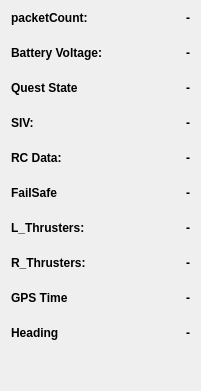
   <widget class="QWidget" name="formLayoutWidget">
    <property name="geometry">
     <rect>
      <x>845</x>
      <y>50</y>
      <width>201</width>
      <height>391</height>
     </rect>
    </property>
    <layout class="QFormLayout" name="formLayout">
     <property name="horizontalSpacing">
      <number>30</number>
     </property>
     <property name="verticalSpacing">
      <number>21</number>
     </property>
     <item row="0" column="0">
      <widget class="QLabel" name="Yaw">
       <property name="font">
        <font>
         <bold>true</bold>
        </font>
       </property>
       <property name="text">
        <string>packetCount:</string>
       </property>
      </widget>
     </item>
     <item row="0" column="1">
      <widget class="QLabel" name="packetCount">
       <property name="font">
        <font>
         <bold>true</bold>
        </font>
       </property>
       <property name="text">
        <string>-</string>
       </property>
       <property name="alignment">
        <set>Qt::AlignmentFlag::AlignRight|Qt::AlignmentFlag::AlignTrailing|Qt::AlignmentFlag::AlignVCenter</set>
       </property>
      </widget>
     </item>
     <item row="1" column="0">
      <widget class="QLabel" name="label_35">
       <property name="font">
        <font>
         <bold>true</bold>
        </font>
       </property>
       <property name="text">
        <string>Battery Voltage:</string>
       </property>
      </widget>
     </item>
     <item row="1" column="1">
      <widget class="QLabel" name="batteryVoltage">
       <property name="font">
        <font>
         <bold>true</bold>
        </font>
       </property>
       <property name="text">
        <string>-</string>
       </property>
       <property name="alignment">
        <set>Qt::AlignmentFlag::AlignRight|Qt::AlignmentFlag::AlignTrailing|Qt::AlignmentFlag::AlignVCenter</set>
       </property>
      </widget>
     </item>
     <item row="2" column="0">
      <widget class="QLabel" name="label_34">
       <property name="font">
        <font>
         <bold>true</bold>
        </font>
       </property>
       <property name="text">
        <string>Quest State</string>
       </property>
      </widget>
     </item>
     <item row="2" column="1">
      <widget class="QLabel" name="stageState">
       <property name="font">
        <font>
         <bold>true</bold>
        </font>
       </property>
       <property name="text">
        <string>-</string>
       </property>
       <property name="alignment">
        <set>Qt::AlignmentFlag::AlignRight|Qt::AlignmentFlag::AlignTrailing|Qt::AlignmentFlag::AlignVCenter</set>
       </property>
      </widget>
     </item>
     <item row="3" column="0">
      <widget class="QLabel" name="Voltage">
       <property name="font">
        <font>
         <bold>true</bold>
        </font>
       </property>
       <property name="text">
        <string>SIV:</string>
       </property>
      </widget>
     </item>
     <item row="3" column="1">
      <widget class="QLabel" name="SIV_Data">
       <property name="font">
        <font>
         <bold>true</bold>
        </font>
       </property>
       <property name="text">
        <string>-</string>
       </property>
       <property name="alignment">
        <set>Qt::AlignmentFlag::AlignRight|Qt::AlignmentFlag::AlignTrailing|Qt::AlignmentFlag::AlignVCenter</set>
       </property>
      </widget>
     </item>
     <item row="4" column="0">
      <widget class="QLabel" name="SicaklikLabel">
       <property name="font">
        <font>
         <bold>true</bold>
        </font>
       </property>
       <property name="text">
        <string>RC Data:</string>
       </property>
      </widget>
     </item>
     <item row="4" column="1">
      <widget class="QLabel" name="RemoteActive_Data">
       <property name="font">
        <font>
         <bold>true</bold>
        </font>
       </property>
       <property name="text">
        <string>-</string>
       </property>
       <property name="alignment">
        <set>Qt::AlignmentFlag::AlignRight|Qt::AlignmentFlag::AlignTrailing|Qt::AlignmentFlag::AlignVCenter</set>
       </property>
      </widget>
     </item>
     <item row="5" column="0">
      <widget class="QLabel" name="label_20">
       <property name="font">
        <font>
         <bold>true</bold>
        </font>
       </property>
       <property name="text">
        <string>FailSafe</string>
       </property>
      </widget>
     </item>
     <item row="5" column="1">
      <widget class="QLabel" name="Failsafe_Data">
       <property name="font">
        <font>
         <bold>true</bold>
        </font>
       </property>
       <property name="text">
        <string>-</string>
       </property>
       <property name="alignment">
        <set>Qt::AlignmentFlag::AlignRight|Qt::AlignmentFlag::AlignTrailing|Qt::AlignmentFlag::AlignVCenter</set>
       </property>
      </widget>
     </item>
     <item row="6" column="0">
      <widget class="QLabel" name="label_23">
       <property name="font">
        <font>
         <bold>true</bold>
        </font>
       </property>
       <property name="text">
        <string>L_Thrusters:</string>
       </property>
      </widget>
     </item>
     <item row="6" column="1">
      <widget class="QLabel" name="Speed_Data2">
       <property name="font">
        <font>
         <bold>true</bold>
        </font>
       </property>
       <property name="text">
        <string>-</string>
       </property>
       <property name="alignment">
        <set>Qt::AlignmentFlag::AlignRight|Qt::AlignmentFlag::AlignTrailing|Qt::AlignmentFlag::AlignVCenter</set>
       </property>
      </widget>
     </item>
     <item row="7" column="0">
      <widget class="QLabel" name="label_15">
       <property name="font">
        <font>
         <bold>true</bold>
        </font>
       </property>
       <property name="text">
        <string>R_Thrusters:</string>
       </property>
      </widget>
     </item>
     <item row="7" column="1">
      <widget class="QLabel" name="Speed_DataR">
       <property name="font">
        <font>
         <bold>true</bold>
        </font>
       </property>
       <property name="text">
        <string>-</string>
       </property>
       <property name="alignment">
        <set>Qt::AlignmentFlag::AlignRight|Qt::AlignmentFlag::AlignTrailing|Qt::AlignmentFlag::AlignVCenter</set>
       </property>
      </widget>
     </item>
     <item row="8" column="0">
      <widget class="QLabel" name="GPS_Label2_4">
       <property name="font">
        <font>
         <bold>true</bold>
        </font>
       </property>
       <property name="text">
        <string>GPS Time</string>
       </property>
      </widget>
     </item>
     <item row="8" column="1">
      <widget class="QLabel" name="gpsTime">
       <property name="font">
        <font>
         <bold>true</bold>
        </font>
       </property>
       <property name="text">
        <string>-</string>
       </property>
       <property name="alignment">
        <set>Qt::AlignmentFlag::AlignRight|Qt::AlignmentFlag::AlignTrailing|Qt::AlignmentFlag::AlignVCenter</set>
       </property>
      </widget>
     </item>
     <item row="9" column="0">
      <widget class="QLabel" name="GPS_Label2_8">
       <property name="font">
        <font>
         <bold>true</bold>
        </font>
       </property>
       <property name="text">
        <string>Heading</string>
       </property>
      </widget>
     </item>
     <item row="9" column="1">
      <widget class="QLabel" name="bnoHeading">
       <property name="font">
        <font>
         <bold>true</bold>
        </font>
       </property>
       <property name="text">
        <string>-</string>
       </property>
       <property name="alignment">
        <set>Qt::AlignmentFlag::AlignRight|Qt::AlignmentFlag::AlignTrailing|Qt::AlignmentFlag::AlignVCenter</set>
       </property>
      </widget>
     </item>
    </layout>
   </widget>
